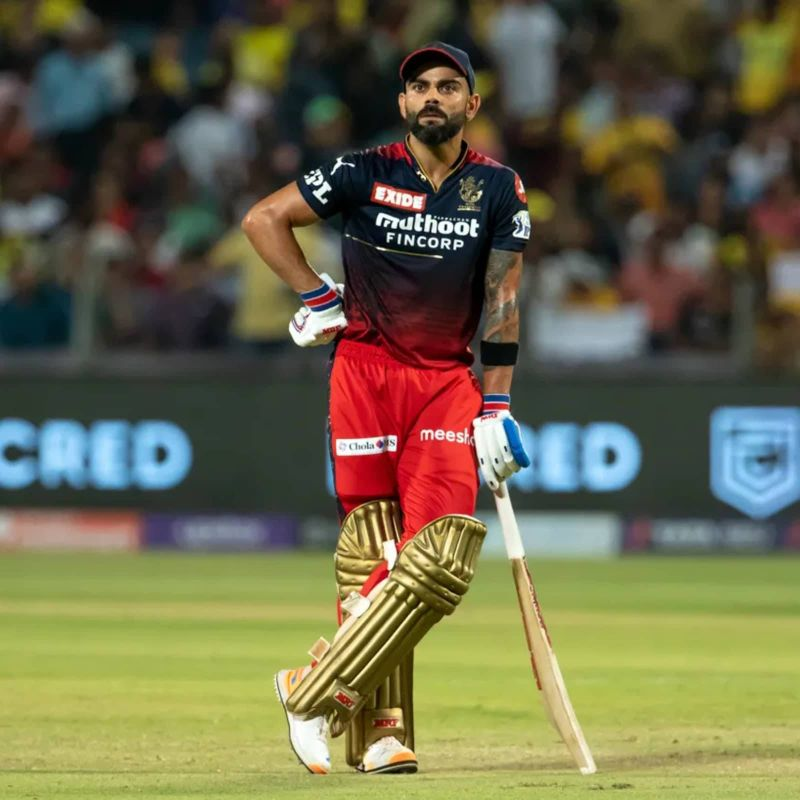
#> input picture 14_Frequency_LPF/Input.jpg, 800 x 800 px, found by its file name
$ python program.py
#> lines starting #> are read from the running program, lines starting #| are printed output that depends on the picture


import cv2
import numpy as np

img=cv2.imread("input.jpg",0);
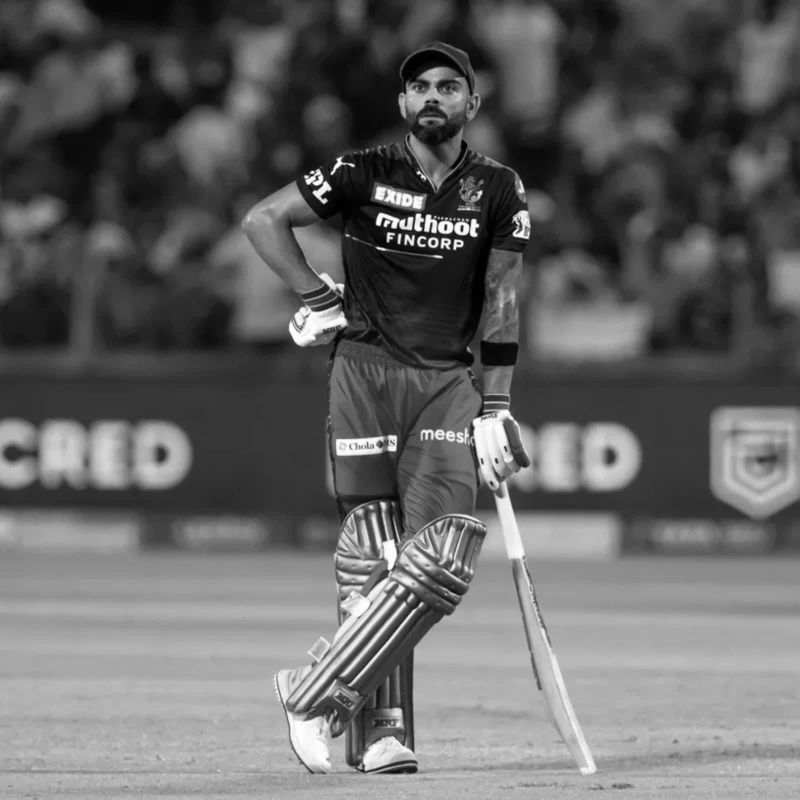
#> img: shape (800, 800); min 0, max 255, mean 101.6
r,c=img.shape; cy,cx=r//2,c//2
#> after `r, c = img.shape`: r = 800; c = 800
#> after `cy, cx = (r // 2, c // 2)`: cy = 400; cx = 400

dft=cv2.dft(np.float32(img),flags=cv2.DFT_COMPLEX_OUTPUT);
s=np.fft.fftshift(dft)

y,x=np.ogrid[:r,:c];
#> y = 800 values from 0 to 799
m=(((x-cx)**2+(y-cy)**2)<=30**2).astype(np.float32);
m=np.dstack((m,m))

out=cv2.idft(np.fft.ifftshift(s*m),flags=cv2.DFT_SCALE|cv2.DFT_REAL_OUTPUT)
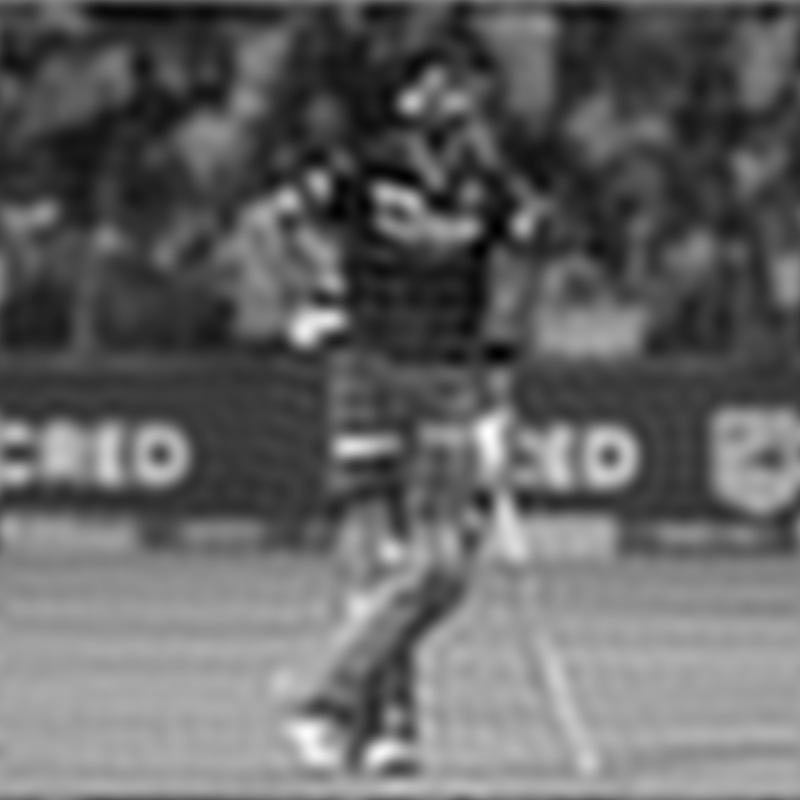
#> out: shape (800, 800) float32; min -14.81, max 279.4, mean 101.6; drawn with min black and max white
out=cv2.normalize(out,None,0,255,cv2.NORM_MINMAX).astype(np.uint8)

cv2.imwrite("output.png",out)
cv2.imshow("Original",img)
cv2.imshow("Low-Pass Filtered",out)

cv2.waitKey(0)
cv2.destroyAllWindows()
